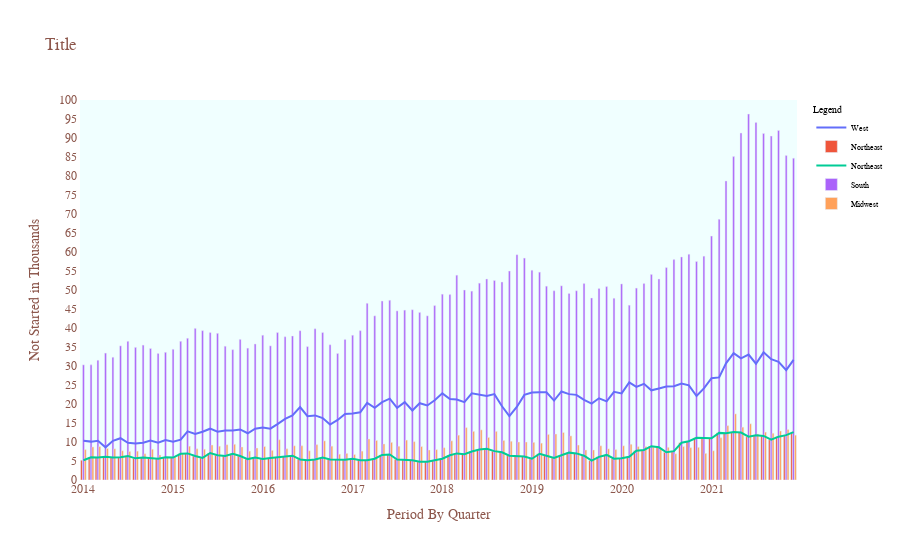

The notebook cell saved with this chart:
### Code cell
#px.histogram(auth_not_started,x = 'Date', y = ['United States'],text_auto=True,histnorm='probability')



fig = go.Figure()


fig.add_trace(go.Scatter(x = auth_not_started.Date, y = auth_not_started['West'],name = 'West',mode='lines'))
fig.add_trace(go.Bar(x = auth_not_started.Date, y = auth_not_started['North East'], name = 'Northeast',))
fig.add_trace(go.Scatter(x = auth_not_started.Date, y = auth_not_started['North East'], name = 'Northeast',))
fig.add_trace(go.Bar(x = auth_not_started.Date, y = auth_not_started['South'], name = 'South',))
fig.add_trace(go.Bar(x = auth_not_started.Date, y = auth_not_started['Mid West'], name = 'Midwest',))

fig.update_layout(title_text = 'Title', 
                  yaxis_title = 'Not Started in Thousands',
                  yaxis_range = [0,100],
                  yaxis_dtick = 5,
                  xaxis_title = 'Period By Quarter',
                  font = dict(family = 'verdana',
                             size = 12,
                             color = '#8c564b',
                             ),
                  yaxis_showgrid = False,
                  yaxis_linecolor = 'white',
                  legend = dict(bgcolor ='white',
                                title = 'Legend',
                                font = dict(color = 'black',size = 8)
                               ),
                  plot_bgcolor = '#f0ffff',
                  clickmode = 'select',
                  dragmode = 'drawline',
                  transition = dict(duration = 1000,
                                   easing = 'bounce-in',
                                   ordering = 'traces first'),
                  
                  
                  
                  
                  
                  
                  
                  
                 
                 )


fig.show()
